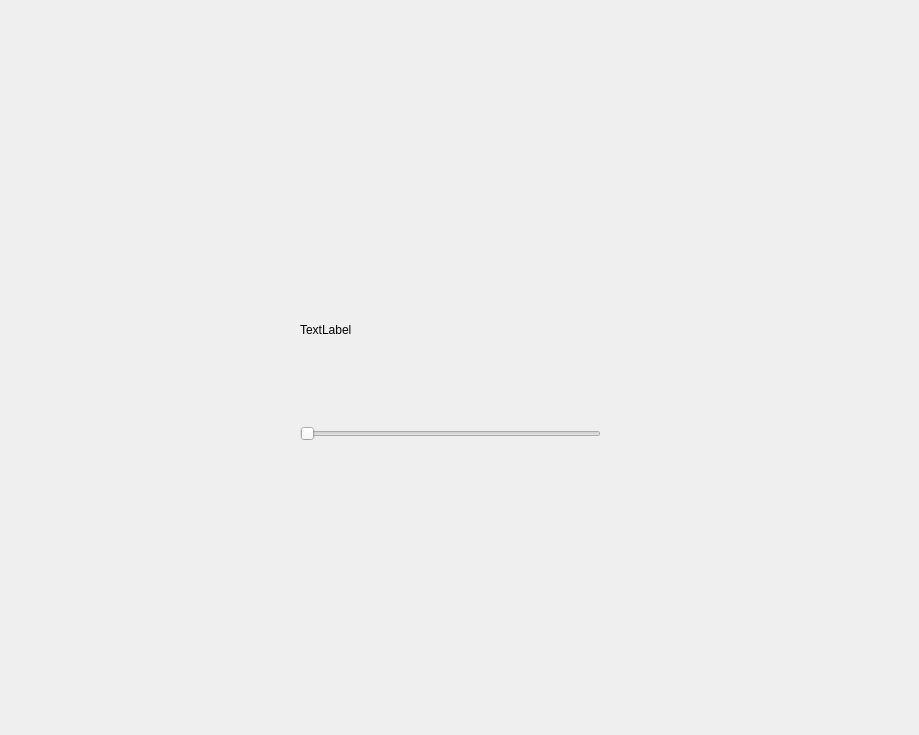
<?xml version="1.0" encoding="UTF-8"?>
<ui version="4.0">
 <class>Dialog</class>
 <widget class="QDialog" name="Dialog">
  <property name="geometry">
   <rect>
    <x>0</x>
    <y>0</y>
    <width>919</width>
    <height>735</height>
   </rect>
  </property>
  <property name="windowTitle">
   <string>Dialog</string>
  </property>
  <widget class="QWidget" name="verticalLayoutWidget">
   <property name="geometry">
    <rect>
     <x>300</x>
     <y>240</y>
     <width>301</width>
     <height>201</height>
    </rect>
   </property>
   <layout class="QVBoxLayout" name="verticalLayout">
    <item>
     <widget class="QLabel" name="label">
      <property name="text">
       <string>TextLabel</string>
      </property>
      <property name="alignment">
       <set>Qt::AlignmentFlag::AlignJustify|Qt::AlignmentFlag::AlignVCenter</set>
      </property>
     </widget>
    </item>
    <item>
     <widget class="QSlider" name="horizontalSlider">
      <property name="orientation">
       <enum>Qt::Orientation::Horizontal</enum>
      </property>
     </widget>
    </item>
   </layout>
  </widget>
 </widget>
 <resources/>
 <connections/>
</ui>
